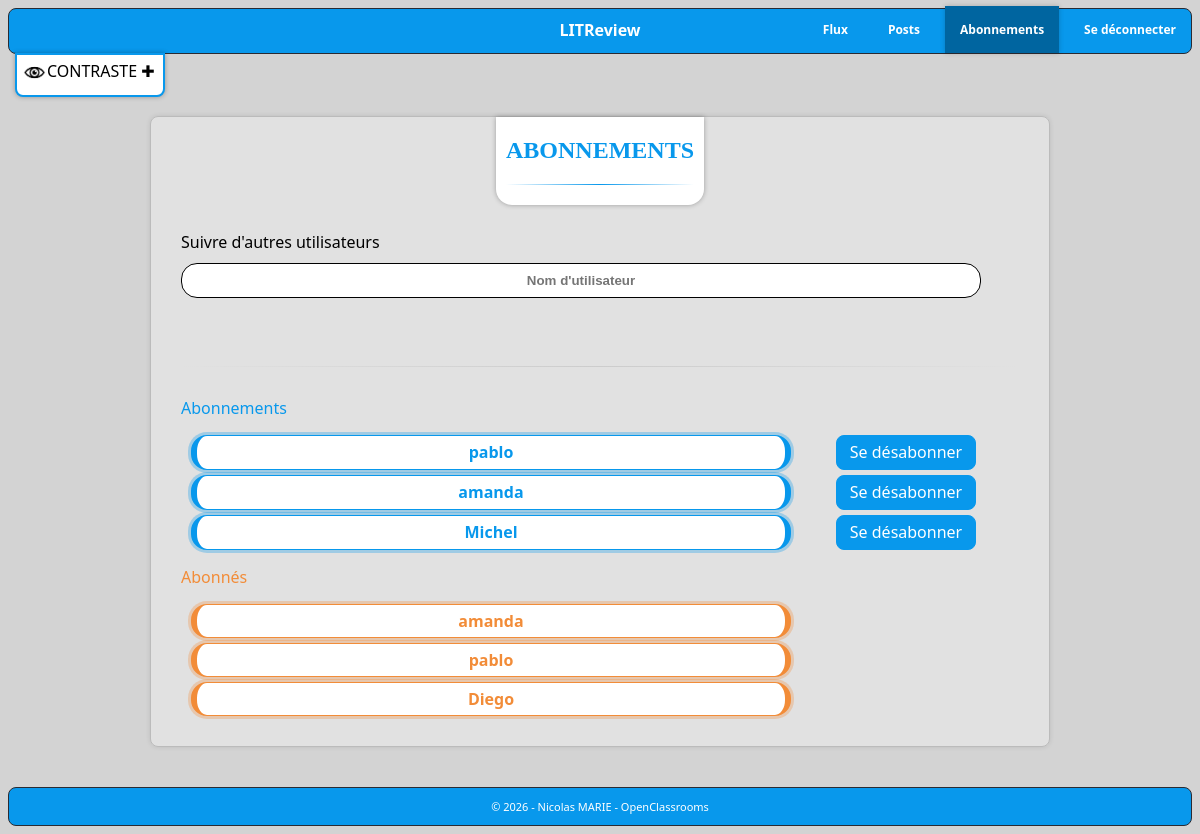
The app's page /feed/followings/ (signed in), older data.
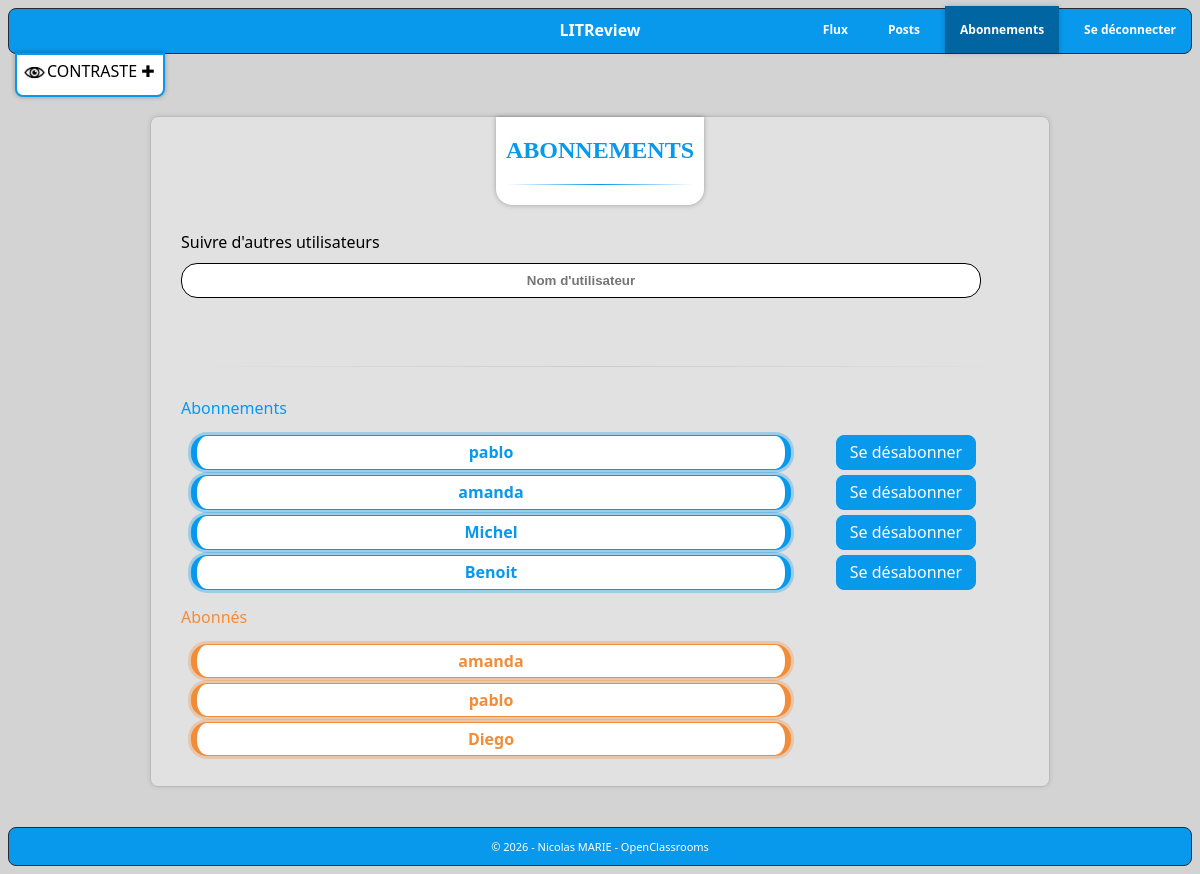
The same page, newer data.
### feed/models.py (models this page shows)
class UserFollows(models.Model):
    user = models.ForeignKey(to=settings.AUTH_USER_MODEL, on_delete=models.CASCADE,
                             related_name='following')
    followed_user = models.ForeignKey(to=settings.AUTH_USER_MODEL, on_delete=models.CASCADE,
                                      related_name='followed_by')
    class Meta:
        unique_together = ('user', 'followed_user', )

### accounts/models.py (models this page shows, shortened)
class User(AbstractUser):
    username = models.CharField(max_length=20, unique=True, null=False)

### feed/views.py (the view)
# urls.py: path('followings/', views.follow_user, name='follows'),
@login_required
def follow_user(request: HttpRequest) -> HttpResponse:
    if request.method == "POST":
        follow_form = FollowUsersForm(request.POST, user=request.user)
        if follow_form.is_valid():
            UserFollows.objects.create(user=request.user, followed_user=follow_form.followed_user)
            messages.success(request=request, message=f"✅ Abonnement à \"{follow_form.followed_user}\" réussi.")
        else:
            for error in follow_form.errors.values():
                messages.error(request=request, message=str(error))
        return redirect(to="feed:follows")
    else:
        follow_form = FollowUsersForm(user=request.user)
    following = (UserFollows.objects.filter(user=request.user).select_related("followed_user"))
    followed_by = (UserFollows.objects.filter(followed_user=request.user).select_related("user"))
    return render(request=request,
                  template_name="feed/followers.html",
                  context={"follow_form": follow_form, "following": following, "followed_by": followed_by})

### feed/forms.py (shortened to what this page needs)
class FollowUsersForm(forms.Form):
    username = forms.CharField(max_length=20,
                               label="",
                               widget=forms.TextInput(attrs={
                                   "placeholder": "Nom d'utilisateur",
                                   "class": "form-input",
                                   "id": "form-input",
                                   "onkeyup": "processChange()",
                               }),
                               required=True,)
    def __init__(self, *args, **kwargs):
        self.user = kwargs.pop("user")
        super().__init__(*args, **kwargs)

### feed/templates/feed/followers.html (shortened to what this page needs)
{% extends 'core/base_feed.html' %}
{% block content %}
<br>
<section class="content" aria-roledescription="region">
    <div class="followpage_details">
        <div class="section_title">
            <h2>ABONNEMENTS</h2>
            <div class="short-feed-separator"></div>
        </div>
        <form method="post" enctype="multipart/form-data">
            <p class="follow_title">
                <label>Suivre d'autres utilisateurs</label><br>
                {{ follow_form.username }}
            </p>
            <br>
            <div class="feed-separator"></div>
            <p class="p_following">
                <label>Abonnements</label>
            </p>
            <div class="follow">
                {% if following %}
                    {% for follow in following %}
                        <p class="following">{{ follow.followed_user.username }}</p>
                        <a title="Bouton Se désabonner de {{follow.followed_user.username}}"
                           href="{% url 'feed:delete-follow' user_id=follow.followed_user.id %}">Se désabonner</a>
                        <br>
                    {% endfor %}
                {% else %}
                    <p class="empty">⮞ Vous n'avez pas d'abonnements</p>
                {% endif %}
            </div>
            <p class="p_followedby">
                <label>Abonnés</label>
            </p>
            <div class="follow">
                {% if followed_by %}
                    {% for follow in followed_by %}
                        <p class="followedby">{{ follow.user.username }}</p>
                    {% endfor %}
                {% else %}
                    <p class="empty">⮞ Vous n'avez pas d'abonnés</p>
                {% endif %}
            </div>
        </form>
    </div>
</section>
{% endblock %}

Row changes from the older to the newer data that the page shows:
added UserFollows: followed_user.username "Benoit", shown under "ABONNEMENTS"
